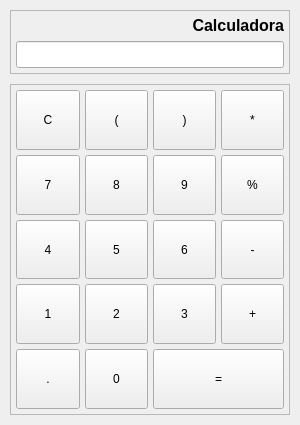
<?xml version="1.0" encoding="UTF-8"?>
<ui version="4.0">
 <class>Form</class>
 <widget class="QWidget" name="Form">
  <property name="geometry">
   <rect>
    <x>0</x>
    <y>0</y>
    <width>300</width>
    <height>425</height>
   </rect>
  </property>
  <property name="sizePolicy">
   <sizepolicy hsizetype="Fixed" vsizetype="Fixed">
    <horstretch>0</horstretch>
    <verstretch>0</verstretch>
   </sizepolicy>
  </property>
  <property name="minimumSize">
   <size>
    <width>300</width>
    <height>425</height>
   </size>
  </property>
  <property name="maximumSize">
   <size>
    <width>300</width>
    <height>425</height>
   </size>
  </property>
  <property name="focusPolicy">
   <enum>Qt::StrongFocus</enum>
  </property>
  <property name="windowTitle">
   <string>Calculadora</string>
  </property>
  <layout class="QGridLayout" name="gridLayout">
   <property name="leftMargin">
    <number>10</number>
   </property>
   <property name="topMargin">
    <number>10</number>
   </property>
   <property name="rightMargin">
    <number>10</number>
   </property>
   <property name="bottomMargin">
    <number>10</number>
   </property>
   <property name="spacing">
    <number>10</number>
   </property>
   <item row="1" column="0">
    <widget class="QFrame" name="f_botones">
     <property name="sizePolicy">
      <sizepolicy hsizetype="Ignored" vsizetype="Preferred">
       <horstretch>0</horstretch>
       <verstretch>0</verstretch>
      </sizepolicy>
     </property>
     <property name="frameShape">
      <enum>QFrame::StyledPanel</enum>
     </property>
     <property name="frameShadow">
      <enum>QFrame::Raised</enum>
     </property>
     <layout class="QGridLayout" name="gridLayout_3">
      <property name="leftMargin">
       <number>5</number>
      </property>
      <property name="topMargin">
       <number>5</number>
      </property>
      <property name="rightMargin">
       <number>5</number>
      </property>
      <property name="bottomMargin">
       <number>5</number>
      </property>
      <property name="spacing">
       <number>5</number>
      </property>
      <item row="0" column="2">
       <widget class="QPushButton" name="btn_cierra">
        <property name="sizePolicy">
         <sizepolicy hsizetype="Minimum" vsizetype="MinimumExpanding">
          <horstretch>0</horstretch>
          <verstretch>0</verstretch>
         </sizepolicy>
        </property>
        <property name="focusPolicy">
         <enum>Qt::NoFocus</enum>
        </property>
        <property name="text">
         <string>)</string>
        </property>
       </widget>
      </item>
      <item row="0" column="0">
       <widget class="QPushButton" name="btn_C">
        <property name="sizePolicy">
         <sizepolicy hsizetype="Minimum" vsizetype="MinimumExpanding">
          <horstretch>0</horstretch>
          <verstretch>0</verstretch>
         </sizepolicy>
        </property>
        <property name="focusPolicy">
         <enum>Qt::NoFocus</enum>
        </property>
        <property name="text">
         <string>C</string>
        </property>
       </widget>
      </item>
      <item row="1" column="0">
       <widget class="QPushButton" name="btn_7">
        <property name="sizePolicy">
         <sizepolicy hsizetype="Minimum" vsizetype="MinimumExpanding">
          <horstretch>0</horstretch>
          <verstretch>0</verstretch>
         </sizepolicy>
        </property>
        <property name="focusPolicy">
         <enum>Qt::NoFocus</enum>
        </property>
        <property name="text">
         <string>7</string>
        </property>
       </widget>
      </item>
      <item row="2" column="0">
       <widget class="QPushButton" name="btn_4">
        <property name="sizePolicy">
         <sizepolicy hsizetype="Minimum" vsizetype="MinimumExpanding">
          <horstretch>0</horstretch>
          <verstretch>0</verstretch>
         </sizepolicy>
        </property>
        <property name="focusPolicy">
         <enum>Qt::NoFocus</enum>
        </property>
        <property name="text">
         <string>4</string>
        </property>
       </widget>
      </item>
      <item row="4" column="0">
       <widget class="QPushButton" name="btn_punto">
        <property name="sizePolicy">
         <sizepolicy hsizetype="Minimum" vsizetype="MinimumExpanding">
          <horstretch>0</horstretch>
          <verstretch>0</verstretch>
         </sizepolicy>
        </property>
        <property name="focusPolicy">
         <enum>Qt::NoFocus</enum>
        </property>
        <property name="text">
         <string>.</string>
        </property>
       </widget>
      </item>
      <item row="0" column="1">
       <widget class="QPushButton" name="btn_abre">
        <property name="sizePolicy">
         <sizepolicy hsizetype="Minimum" vsizetype="MinimumExpanding">
          <horstretch>0</horstretch>
          <verstretch>0</verstretch>
         </sizepolicy>
        </property>
        <property name="focusPolicy">
         <enum>Qt::NoFocus</enum>
        </property>
        <property name="text">
         <string>(</string>
        </property>
       </widget>
      </item>
      <item row="3" column="0">
       <widget class="QPushButton" name="btn_1">
        <property name="sizePolicy">
         <sizepolicy hsizetype="Minimum" vsizetype="MinimumExpanding">
          <horstretch>0</horstretch>
          <verstretch>0</verstretch>
         </sizepolicy>
        </property>
        <property name="focusPolicy">
         <enum>Qt::NoFocus</enum>
        </property>
        <property name="text">
         <string>1</string>
        </property>
       </widget>
      </item>
      <item row="0" column="3">
       <widget class="QPushButton" name="btn_por">
        <property name="sizePolicy">
         <sizepolicy hsizetype="Minimum" vsizetype="MinimumExpanding">
          <horstretch>0</horstretch>
          <verstretch>0</verstretch>
         </sizepolicy>
        </property>
        <property name="focusPolicy">
         <enum>Qt::NoFocus</enum>
        </property>
        <property name="text">
         <string>*</string>
        </property>
       </widget>
      </item>
      <item row="1" column="1">
       <widget class="QPushButton" name="btn_8">
        <property name="sizePolicy">
         <sizepolicy hsizetype="Minimum" vsizetype="MinimumExpanding">
          <horstretch>0</horstretch>
          <verstretch>0</verstretch>
         </sizepolicy>
        </property>
        <property name="focusPolicy">
         <enum>Qt::NoFocus</enum>
        </property>
        <property name="text">
         <string>8</string>
        </property>
       </widget>
      </item>
      <item row="2" column="1">
       <widget class="QPushButton" name="btn_5">
        <property name="sizePolicy">
         <sizepolicy hsizetype="Minimum" vsizetype="MinimumExpanding">
          <horstretch>0</horstretch>
          <verstretch>0</verstretch>
         </sizepolicy>
        </property>
        <property name="focusPolicy">
         <enum>Qt::NoFocus</enum>
        </property>
        <property name="text">
         <string>5</string>
        </property>
       </widget>
      </item>
      <item row="3" column="1">
       <widget class="QPushButton" name="btn_2">
        <property name="sizePolicy">
         <sizepolicy hsizetype="Minimum" vsizetype="MinimumExpanding">
          <horstretch>0</horstretch>
          <verstretch>0</verstretch>
         </sizepolicy>
        </property>
        <property name="focusPolicy">
         <enum>Qt::NoFocus</enum>
        </property>
        <property name="text">
         <string>2</string>
        </property>
       </widget>
      </item>
      <item row="4" column="1">
       <widget class="QPushButton" name="btn_0">
        <property name="sizePolicy">
         <sizepolicy hsizetype="Minimum" vsizetype="MinimumExpanding">
          <horstretch>0</horstretch>
          <verstretch>0</verstretch>
         </sizepolicy>
        </property>
        <property name="focusPolicy">
         <enum>Qt::NoFocus</enum>
        </property>
        <property name="text">
         <string>0</string>
        </property>
       </widget>
      </item>
      <item row="1" column="2">
       <widget class="QPushButton" name="btn_9">
        <property name="sizePolicy">
         <sizepolicy hsizetype="Minimum" vsizetype="MinimumExpanding">
          <horstretch>0</horstretch>
          <verstretch>0</verstretch>
         </sizepolicy>
        </property>
        <property name="focusPolicy">
         <enum>Qt::NoFocus</enum>
        </property>
        <property name="text">
         <string>9</string>
        </property>
       </widget>
      </item>
      <item row="2" column="2">
       <widget class="QPushButton" name="btn_6">
        <property name="sizePolicy">
         <sizepolicy hsizetype="Minimum" vsizetype="MinimumExpanding">
          <horstretch>0</horstretch>
          <verstretch>0</verstretch>
         </sizepolicy>
        </property>
        <property name="focusPolicy">
         <enum>Qt::NoFocus</enum>
        </property>
        <property name="text">
         <string>6</string>
        </property>
       </widget>
      </item>
      <item row="3" column="2">
       <widget class="QPushButton" name="btn_3">
        <property name="sizePolicy">
         <sizepolicy hsizetype="Minimum" vsizetype="MinimumExpanding">
          <horstretch>0</horstretch>
          <verstretch>0</verstretch>
         </sizepolicy>
        </property>
        <property name="focusPolicy">
         <enum>Qt::NoFocus</enum>
        </property>
        <property name="text">
         <string>3</string>
        </property>
       </widget>
      </item>
      <item row="1" column="3">
       <widget class="QPushButton" name="btn_porcentaje">
        <property name="sizePolicy">
         <sizepolicy hsizetype="Minimum" vsizetype="MinimumExpanding">
          <horstretch>0</horstretch>
          <verstretch>0</verstretch>
         </sizepolicy>
        </property>
        <property name="focusPolicy">
         <enum>Qt::NoFocus</enum>
        </property>
        <property name="text">
         <string>%</string>
        </property>
       </widget>
      </item>
      <item row="2" column="3">
       <widget class="QPushButton" name="btn_menos">
        <property name="sizePolicy">
         <sizepolicy hsizetype="Minimum" vsizetype="Preferred">
          <horstretch>0</horstretch>
          <verstretch>0</verstretch>
         </sizepolicy>
        </property>
        <property name="focusPolicy">
         <enum>Qt::NoFocus</enum>
        </property>
        <property name="text">
         <string>-</string>
        </property>
       </widget>
      </item>
      <item row="3" column="3">
       <widget class="QPushButton" name="btn_mas">
        <property name="sizePolicy">
         <sizepolicy hsizetype="Minimum" vsizetype="MinimumExpanding">
          <horstretch>0</horstretch>
          <verstretch>0</verstretch>
         </sizepolicy>
        </property>
        <property name="focusPolicy">
         <enum>Qt::NoFocus</enum>
        </property>
        <property name="text">
         <string>+</string>
        </property>
       </widget>
      </item>
      <item row="4" column="2" colspan="2">
       <widget class="QPushButton" name="btn_igual">
        <property name="sizePolicy">
         <sizepolicy hsizetype="Minimum" vsizetype="MinimumExpanding">
          <horstretch>0</horstretch>
          <verstretch>0</verstretch>
         </sizepolicy>
        </property>
        <property name="focusPolicy">
         <enum>Qt::NoFocus</enum>
        </property>
        <property name="text">
         <string>=</string>
        </property>
       </widget>
      </item>
     </layout>
    </widget>
   </item>
   <item row="0" column="0">
    <widget class="QFrame" name="f_visor">
     <property name="frameShape">
      <enum>QFrame::StyledPanel</enum>
     </property>
     <property name="frameShadow">
      <enum>QFrame::Raised</enum>
     </property>
     <layout class="QGridLayout" name="gridLayout_2">
      <property name="leftMargin">
       <number>5</number>
      </property>
      <property name="topMargin">
       <number>5</number>
      </property>
      <property name="rightMargin">
       <number>5</number>
      </property>
      <property name="bottomMargin">
       <number>5</number>
      </property>
      <property name="horizontalSpacing">
       <number>5</number>
      </property>
      <item row="1" column="0">
       <widget class="QLineEdit" name="le_entrada">
        <property name="font">
         <font>
          <pointsize>12</pointsize>
         </font>
        </property>
        <property name="focusPolicy">
         <enum>Qt::NoFocus</enum>
        </property>
        <property name="layoutDirection">
         <enum>Qt::LeftToRight</enum>
        </property>
        <property name="alignment">
         <set>Qt::AlignRight|Qt::AlignTrailing|Qt::AlignVCenter</set>
        </property>
       </widget>
      </item>
      <item row="0" column="0">
       <widget class="QLabel" name="label">
        <property name="font">
         <font>
          <pointsize>12</pointsize>
          <weight>75</weight>
          <bold>true</bold>
         </font>
        </property>
        <property name="text">
         <string>Calculadora</string>
        </property>
        <property name="alignment">
         <set>Qt::AlignRight|Qt::AlignTrailing|Qt::AlignVCenter</set>
        </property>
       </widget>
      </item>
     </layout>
    </widget>
   </item>
  </layout>
 </widget>
 <resources/>
 <connections/>
</ui>
